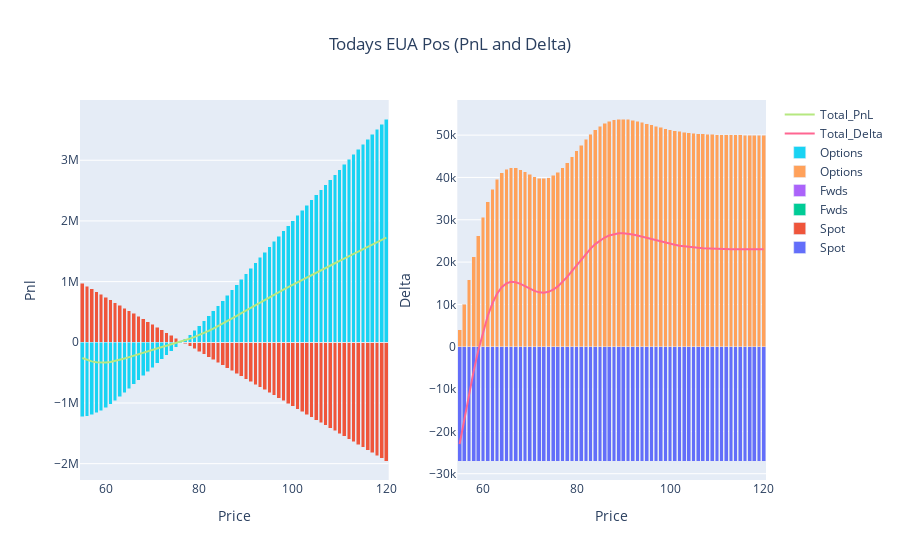

Write notebook code for a chart like this one.
### Markdown cell above
# Today's Position

### Code cell
## USE THIS STYLE OF GRAPHING FOR TODAY DATE ENTRY ##
position_functions = Position_Reporting(positions, 'EUA', current_date)
pnl, delta, theta, vega, value = position_functions.combine_frame()

fig_d = go.Figure()

fig_d.add_trace(go.Bar(x=delta.Price, y=delta.Spot, name='Spot', base=0))
fig_d.add_trace(go.Bar(x=delta.Price, y=delta.Fwds, name='Fwds', base=0))
fig_d.add_trace(go.Bar(x=delta.Price, y=delta.Options, name='Options', base=0))
fig_d.add_trace(go.Scatter(x=delta.Price, y=delta.Total_Delta, mode='lines', name='Total_Delta'))

#fig_d.update_layout(title='ACCU Delta Today', xaxis_title='Price', yaxis_title='Delta', barmode='stack')
#fig_d.show()

#~~~~~~~~~~~~~~~~~~~~~~~~~~~~~~~~~
fig_p = go.Figure()

fig_p.add_trace(go.Bar(x=pnl.Price, y=pnl.Spot, name='Spot', base=0))
fig_p.add_trace(go.Bar(x=pnl.Price, y=pnl.Fwds, name='Fwds', base=0))
fig_p.add_trace(go.Bar(x=pnl.Price, y=pnl.Options, name='Options', base=0))
fig_p.add_trace(go.Scatter(x=pnl.Price, y=pnl.Total_Pnl, mode='lines', name='Total_PnL'))

#fig_p.update_layout(title='ACCU PnL Today', xaxis_title='Price', yaxis_title='pnl', barmode='stack')
#fig_p.show()


#~~~~~~~~~~~~~~~~~~~~~~~~~~~~~~~
fig = make_subplots(rows=1, cols=2)
for i in range(0,len(fig_d.data)):
    fig.add_trace(fig_d.data[i], row=1, col=2)
    fig.add_trace(fig_p.data[i], row=1, col=1)
    
fig.update_layout(title={'text': 'Todays EUA Pos (PnL and Delta)','x': 0.5,'xanchor': 'center'}, barmode='stack')

fig.update_xaxes(title_text="Price", row=1, col=1)
fig.update_yaxes(title_text="Pnl", row=1, col=1)
fig.update_xaxes(title_text="Price", row=1, col=2)
fig.update_yaxes(title_text="Delta", row=1, col=2)    
fig.show()
